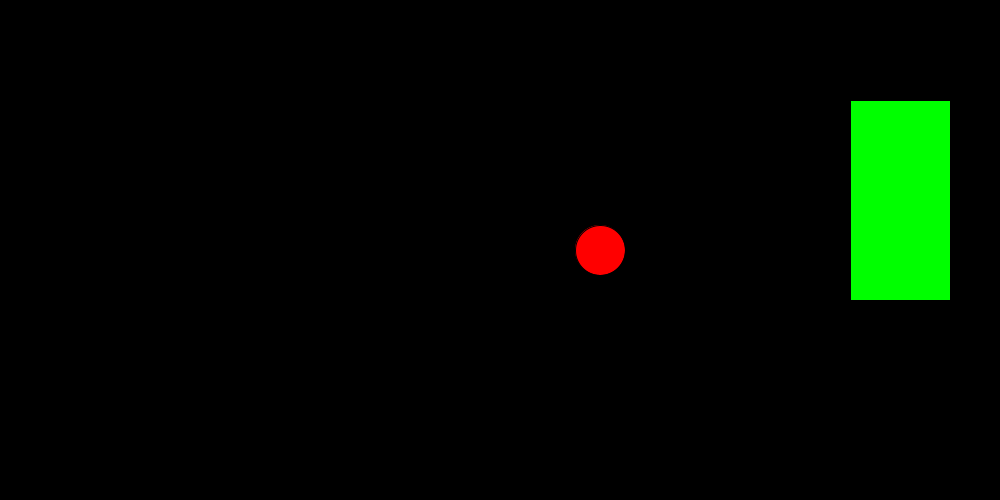
Frame 1 (no input)
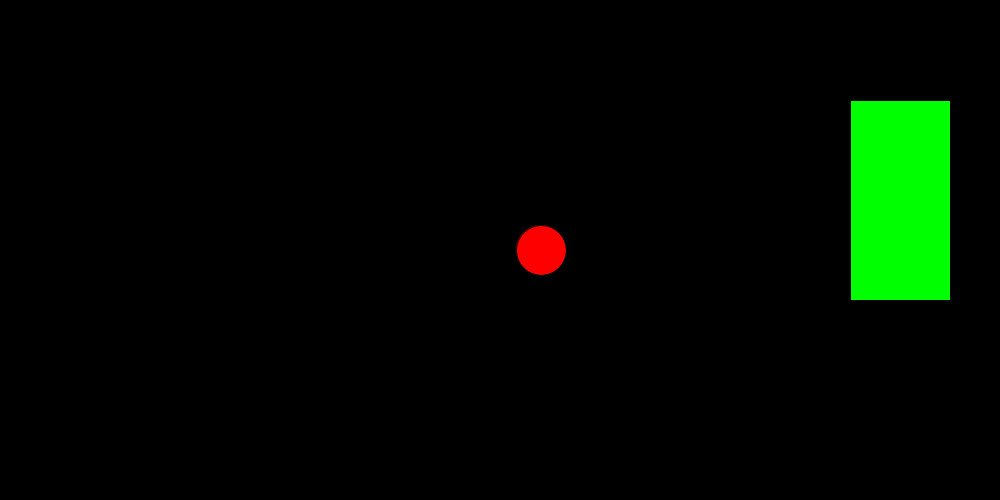
Frame 60 (the mouse pressed at the canvas centre just before this capture)
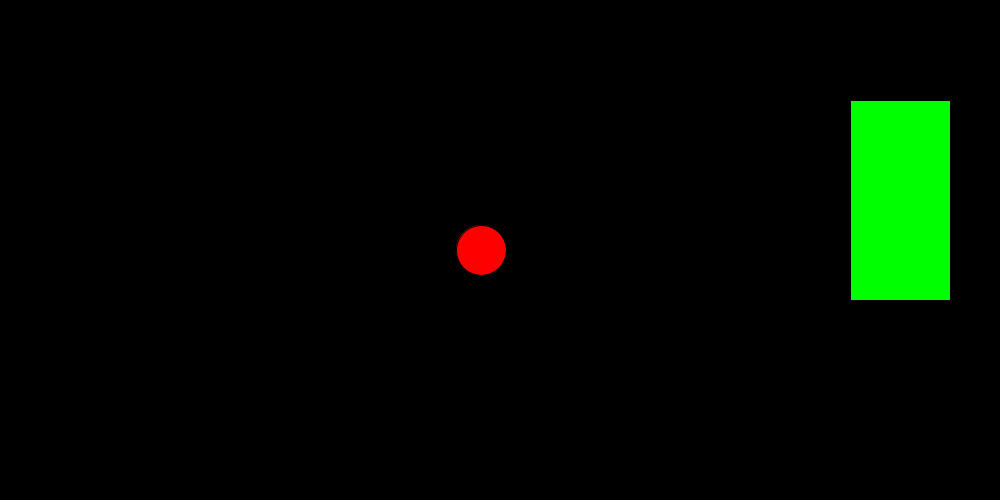
Frame 120 (the mouse held since frame 60 and released just before this capture)

The Processing sketch that drew these frames (run headless with seeded random() and noise(); from frame 60 on, the mouse is pressed at the canvas centre):

// Processing sketch: Pong
// ── Pong.pde
int ballx = 600;
int bally = 250;
int paddlex = 850;
int paddly = 100;
int paddlewidth = 100;
int paddleheight = 200;
void setup() {
size(1000, 500);
background(0, 0, 0);
  
  
  
  
}
void draw() {
 background(0, 0, 0); 
 fill(0, 255, 0);
 rect(paddlex, paddly, paddlewidth, paddleheight);
 fill(255, 0, 0);
 ellipse(ballx, bally, 50, 50);
  
  
  println(ballx);
  
  println(paddlex);

 if(ballx >= paddlex) {
   ballx-= 5;
 }

if(ballx != paddly) {
  ballx-=1;
}
 else {
   ballx++;
 }
  
}
void keyPressed() {
  if (key == CODED) {
  if(keyCode == UP) {
     paddly-= 5;
   }
   if(keyCode == DOWN) {
     paddly+= 5;
   }
  }
}
